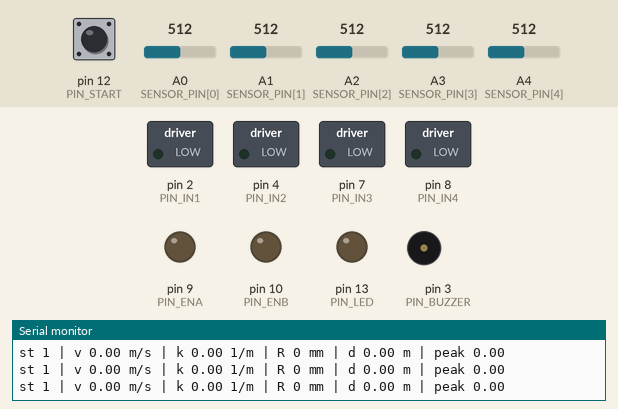
This sketch was run on a simulated Arduino Uno, built with avr-gcc and run on an emulated ATmega328P. Shown: switched loads named in the sketch (green lamp = pin HIGH), output pins drawn as LEDs (lit = HIGH), buzzer (waves = sounding), the last lines printed to the serial monitor. Dashed ring = blinking. Inputs (shaded band) come from the test bench; at power-on: pin 12 (PIN_START) HIGH, A0 (SENSOR_PIN[0]) = 512, A1 (SENSOR_PIN[1]) = 512, A2 (SENSOR_PIN[2]) = 512, A3 (SENSOR_PIN[3]) = 512, A4 (SENSOR_PIN[4]) = 512.

Above: at 1.2 s.
1.3 s: pin 12 (PIN_START) pulled LOW for 0.15 s
At 1.44 s:
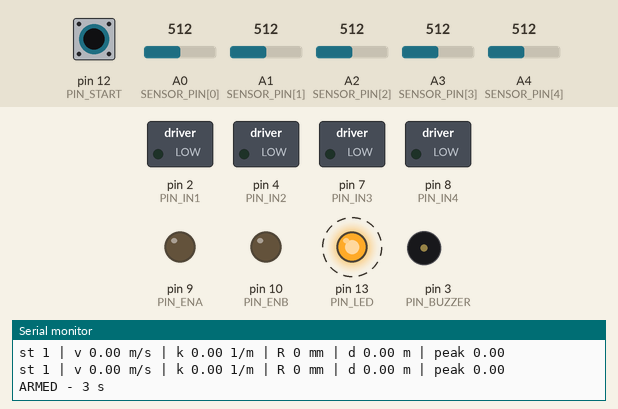
4.4 s: A0 (SENSOR_PIN[0]) set to 671
At 6.6 s:
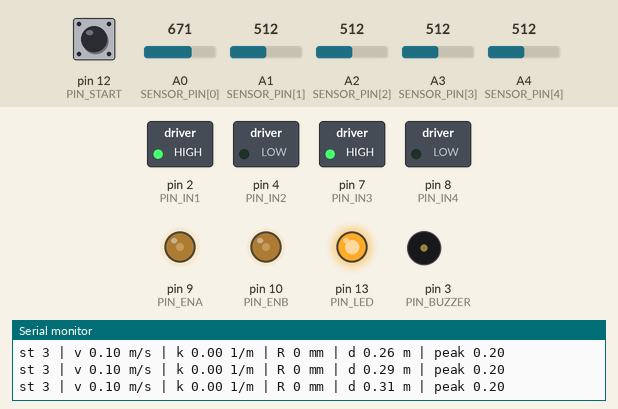
7.4 s: A0 (SENSOR_PIN[0]) set to 689
10.4 s: pin 12 (PIN_START) pulled LOW for 1 s
At 13.93 s:
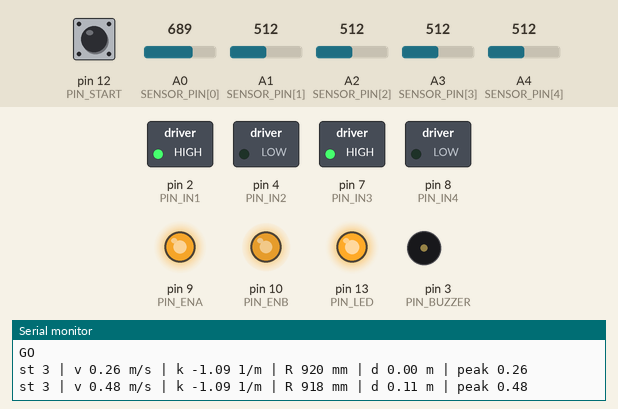
14.4 s: A0 (SENSOR_PIN[0]) set to 992
At 15.2 s:
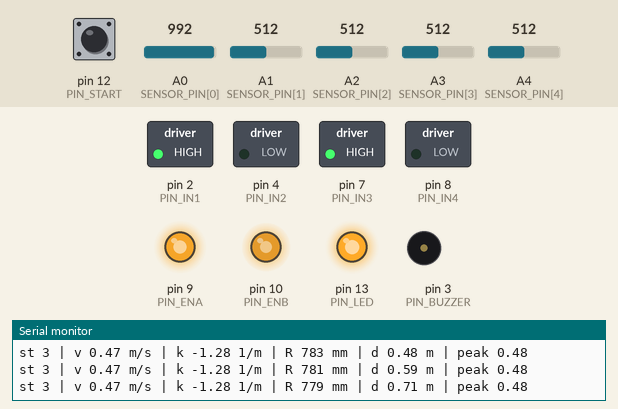
17.4 s: A1 (SENSOR_PIN[1]) set to 716
Timing chart, 0 to 21.4 s (numbered marks = the images above; inputs shaded):
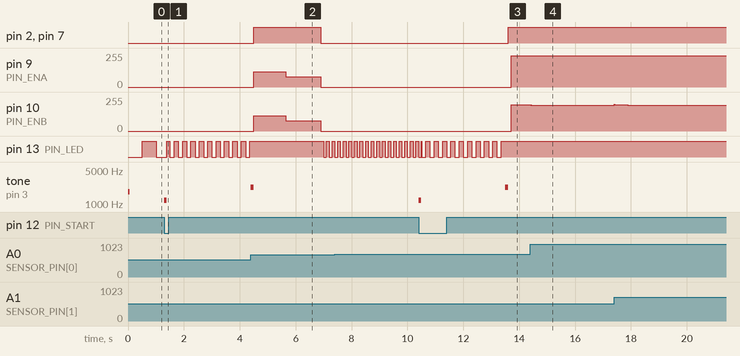

Measured:
- after the input at 1.3 s, pin 13 (PIN_LED): alternates HIGH for 0.15 s and LOW for 0.15 s, starting after 0.08 s; tone on pin 3 (PIN_BUZZER): silent → 1200 Hz at once, → silent 0.08 s later, → 2200 Hz 3.0 s later
- after the input at 10.4 s, pin 2 (PIN_IN1), pin 7 (PIN_IN3): LOW → HIGH after 3.2 s; pin 9 (PIN_ENA): 0/255 → 235/255 after 3.3 s; pin 10 (PIN_ENB): 0/255 → 198/255 after 3.3 s, → 197/255 0.44 s later; tone on pin 3 (PIN_BUZZER): silent → 1200 Hz at once, → silent 0.08 s later, → 2200 Hz 3.0 s later, → silent 0.12 s later
- after the input at 14.4 s, pin 10 (PIN_ENB): 197/255 → 193/255 at once, → 192/255 1.4 s later

The sketch:

lightning_mcqueen.ino
```cpp
/* =====================================================================
 * Lightning McQueen  -  autonomous line-following racer
 * Team CO Coders  |  Robo Rumble 2026  |  Robo Grand Prix
 * ---------------------------------------------------------------------
 * Target : Arduino Uno R3 + L298N dual H-bridge + 2 x TT gear motor
 * Sensing: 5-channel TCRT5000 reflective array, 20 mm pitch
 *
 * CATEGORY COMPLIANCE
 *   Robo Grand Prix requires the robot to be fully autonomous. There is
 *   no radio, no Wi-Fi, no Bluetooth and no serial command path in this
 *   firmware. The only human input is a momentary ARM button pressed
 *   before the run starts, and the hardware E-Stop, which cuts battery
 *   positive and is therefore invisible to software by design.
 *
 * CONTROL ARCHITECTURE
 *   A non-blocking fixed-rate (200 Hz) superloop running a four-stage
 *   pipeline, plus a five-state supervisory machine:
 *
 *     SENSE  -> read 5 ADCs, normalise against calibration
 *     FUSE   -> weighted centroid gives a cross-track error in metres
 *     PLAN   -> PID on that error outputs a PATH CURVATURE (1/m), then
 *               a speed schedule picks the fastest speed that curvature
 *               allows before the outer wheel saturates
 *     ACT    -> differential-drive kinematics turns (v, kappa) into two
 *               wheel speeds, slew-limited, deadband-compensated, PWM
 *
 *   Steering in curvature rather than in "PWM difference" is the tweak
 *   that carries over from our Webots work: the same gains behave the
 *   same way at every speed, because curvature is a property of the
 *   path, not of the throttle.
 *
 * See ../../PROGRAMMING.md for the flowcharts and the derivation.
 * ===================================================================== */

#include "config.h"

/* ------------------------------------------------------------------ */
/* Supervisory states                                                  */
/* ------------------------------------------------------------------ */
enum State {
  ST_BOOT,      // power-up self-test
  ST_DISARMED,  // waiting for the ARM button, motors electrically idle
  ST_ARMED,     // armed, 3 s countdown, still not moving
  ST_RACING,    // closed-loop line following
  ST_FAULT      // line lost too long, or self-test failed: motors off
};

static State state = ST_BOOT;

/* Controller memory ------------------------------------------------- */
static float integral      = 0.0f;
static float prevError     = 0.0f;
static float filteredD     = 0.0f;
static float lastKappa     = 0.0f;
static float vCmd          = 0.0f;
static float kappaCmd      = 0.0f;
static bool  firstStep     = true;

/* Timing ------------------------------------------------------------ */
static uint32_t lastControlUs = 0;
static uint32_t lastTelemMs   = 0;
static uint32_t stateEnteredMs = 0;
static uint32_t lostMs        = 0;

/* Telemetry --------------------------------------------------------- */
static float distanceM = 0.0f;
static float vPeak     = 0.0f;
static uint32_t lapMs  = 0;

/* ------------------------------------------------------------------ */
/* Small helpers                                                       */
/* ------------------------------------------------------------------ */
static inline float clampf(float v, float lo, float hi) {
  return v < lo ? lo : (v > hi ? hi : v);
}

/* Move `current` toward `target` no faster than maxRate per second. */
static inline float slew(float target, float current, float maxRate, float dt) {
  const float lim = maxRate * dt;
  return current + clampf(target - current, -lim, lim);
}

static void enterState(State s) {
  state = s;
  stateEnteredMs = millis();
}

/* ------------------------------------------------------------------ */
/* SENSE + FUSE                                                        */
/* ------------------------------------------------------------------ */
/* Returns true when the line is visible. On true, *errorM holds the
 * cross-track error in metres: positive means the line is to the RIGHT
 * of the vehicle centreline, so the car must steer right.
 *
 * A weighted centroid is used rather than the discrete (a - b) / total
 * of the Webots prototype. With five analog channels the centroid is
 * continuous, which removes the quantisation steps that forced the
 * simulator's derivative term to be so heavily filtered.
 */
static bool readLine(float *errorM, float *totalWeight) {
  float sumW = 0.0f;
  float sumWX = 0.0f;

  for (uint8_t i = 0; i < N_SENSORS; i++) {
    const int raw = analogRead(SENSOR_PIN[i]);

    /* Normalise this channel against its own calibration. Per-channel
     * calibration matters: the five TCRT5000s have different LED
     * brightness and different phototransistor gain. */
    float n = (float)(raw - SENSOR_MIN[i]) /
              (float)(SENSOR_MAX[i] - SENSOR_MIN[i]);
    n = clampf(n, 0.0f, 1.0f);

    /* Anything below the on-line fraction is floor, not line. Squaring
     * what remains sharpens the centroid against reflections. */
    if (n < ON_LINE_FRACTION) continue;
    const float w = (n - ON_LINE_FRACTION) / (1.0f - ON_LINE_FRACTION);
    const float w2 = w * w;

    sumW  += w2;
    sumWX += w2 * SENSOR_OFFSET_MM[i];
  }

  *totalWeight = sumW;
  if (sumW < MIN_TOTAL_WEIGHT) return false;

  *errorM = (sumWX / sumW) / 1000.0f;   // mm -> m
  return true;
}

/* ------------------------------------------------------------------ */
/* ACT  -  differential drive, deadband compensation, PWM              */
/* ------------------------------------------------------------------ */
static void driveWheel(uint8_t inA, uint8_t inB, uint8_t en, float omega) {
  const bool forward = (omega >= 0.0f);
  float mag = fabsf(omega) / MAX_WHEEL_OMEGA;      // 0..1
  mag = clampf(mag, 0.0f, 1.0f);

  int pwm = 0;
  if (mag > 0.002f) {
    /* Map 0..1 onto DEADBAND..255 so a small command still turns the
     * wheel instead of only heating the H-bridge. */
    pwm = PWM_DEADBAND + (int)(mag * (255.0f - PWM_DEADBAND));
    pwm = constrain(pwm, 0, 255);
  }

  digitalWrite(inA, forward ? HIGH : LOW);
  digitalWrite(inB, forward ? LOW  : HIGH);
  analogWrite(en, pwm);
}

static void coast() {
  analogWrite(PIN_ENA, 0);
  analogWrite(PIN_ENB, 0);
  digitalWrite(PIN_IN1, LOW); digitalWrite(PIN_IN2, LOW);
  digitalWrite(PIN_IN3, LOW); digitalWrite(PIN_IN4, LOW);
  vCmd = 0.0f;
  kappaCmd = 0.0f;
}

/* Convert a body command (v m/s, kappa 1/m) into two wheel speeds.
 *   v_left  = v (1 - kappa * b / 2)
 *   v_right = v (1 + kappa * b / 2)
 * If either wheel saturates, BOTH are scaled by the same factor. That
 * preserves the path curvature and sacrifices only speed - the car
 * still takes the corner, just slower. Clamping one wheel alone would
 * change the radius and run us wide. */
static void applyBodyCommand(float v, float kappa) {
  const float half = kappa * AXLE_LENGTH_M / 2.0f;
  float vl = v * (1.0f - half);
  float vr = v * (1.0f + half);

  float wl = vl / WHEEL_RADIUS_M;
  float wr = vr / WHEEL_RADIUS_M;

  const float peak = fmaxf(fabsf(wl), fabsf(wr));
  if (peak > MAX_WHEEL_OMEGA) {
    const float s = MAX_WHEEL_OMEGA / peak;
    wl *= s;
    wr *= s;
  }

  driveWheel(PIN_IN1, PIN_IN2, PIN_ENA, wl * TRIM_LEFT);
  driveWheel(PIN_IN3, PIN_IN4, PIN_ENB, wr * TRIM_RIGHT);

  const float vActual = (wl + wr) * 0.5f * WHEEL_RADIUS_M;
  distanceM += vActual * (CONTROL_PERIOD_MS / 1000.0f);
  if (vActual > vPeak) vPeak = vActual;
}

/* ------------------------------------------------------------------ */
/* PLAN  -  one control step                                           */
/* ------------------------------------------------------------------ */
static void controlStep(float dt) {
  float errorM = 0.0f, weight = 0.0f;
  const bool seen = readLine(&errorM, &weight);

  float vTarget, kappaTarget;

  if (seen) {
    lostMs = 0;

    if (firstStep) { prevError = errorM; firstStep = false; }

    /* Derivative on a low-pass filter: the ADC noise floor is a couple
     * of LSB and raw differentiation would amplify it straight into
     * the motors. */
    const float rawD = (errorM - prevError) / dt;
    filteredD = D_ALPHA * rawD + (1.0f - D_ALPHA) * filteredD;

    /* Integral only accumulates while we are actually tracking, and is
     * clamped, so a long corner cannot wind it up into an overshoot on
     * the following straight. */
    integral = clampf(integral + errorM * dt, -I_CLAMP, I_CLAMP);
    prevError = errorM;

    kappaTarget = K_P * errorM + K_I * integral + K_D * filteredD;
    kappaTarget = clampf(kappaTarget, -KAPPA_MAX, KAPPA_MAX);
    lastKappa = kappaTarget;

    /* Speed schedule. Two independent ceilings, take the lower:
     *   vWheelLimit - the speed at which the OUTER wheel would hit its
     *                 own maximum at this curvature
     *   vCurve      - a comfort limit that trades speed for grip and
     *                 tracking margin as the corner tightens          */
    const float vWheelLimit =
        V_MAX / (1.0f + fabsf(kappaTarget) * AXLE_LENGTH_M / 2.0f);
    const float vCurve =
        V_STRAIGHT / (1.0f + CORNER_SLOW * fabsf(kappaTarget));

    vTarget = fminf(V_STRAIGHT, fminf(vWheelLimit, vCurve));
    if (vTarget < V_FLOOR) vTarget = V_FLOOR;

  } else {
    /* Line lost. Keep going forward on the last curvature - the car is
     * almost always mid-corner when this happens, so continuing the arc
     * sweeps the sensor bar back over the line. Never reverse: reversing
     * on a track with other traffic is how you cause a collision. */
    lostMs += (uint32_t)(dt * 1000.0f);

    if (lostMs > STOP_TIMEOUT_MS) {
      enterState(ST_FAULT);
      return;
    }

    kappaTarget = clampf(lastKappa, -RECOVER_KAPPA, RECOVER_KAPPA);
    vTarget = (lostMs > LOST_TIMEOUT_MS) ? RECOVER_SPEED * 0.5f
                                         : RECOVER_SPEED;
    integral = 0.0f;   // do not integrate blind
  }

  kappaCmd = slew(kappaTarget, kappaCmd, MAX_KAPPA_RATE, dt);
  vCmd     = slew(vTarget,     vCmd,     MAX_LIN_ACCEL,  dt);

  applyBodyCommand(vCmd, kappaCmd);
}

/* ------------------------------------------------------------------ */
/* Self-test                                                           */
/* ------------------------------------------------------------------ */
/* Confirms every ADC channel is alive and inside a sane band. A channel
 * reading rail-to-rail or dead flat means a disconnected sensor, and we
 * would rather find that in the pit than on the grid. */
static bool selfTest() {
  bool ok = true;
  for (uint8_t i = 0; i < N_SENSORS; i++) {
    const int raw = analogRead(SENSOR_PIN[i]);
    if (raw < 8 || raw > 1015) {
      Serial.print(F("SELFTEST FAIL: channel "));
      Serial.print(i);
      Serial.print(F(" reads "));
      Serial.println(raw);
      ok = false;
    }
  }
  return ok;
}

static void beep(uint16_t f, uint16_t ms) {
  tone(PIN_BUZZER, f, ms);
  delay(ms);
  noTone(PIN_BUZZER);
}

/* ------------------------------------------------------------------ */
/* setup / loop                                                        */
/* ------------------------------------------------------------------ */
void setup() {
  Serial.begin(115200);

  pinMode(PIN_IN1, OUTPUT); pinMode(PIN_IN2, OUTPUT); pinMode(PIN_ENA, OUTPUT);
  pinMode(PIN_IN3, OUTPUT); pinMode(PIN_IN4, OUTPUT); pinMode(PIN_ENB, OUTPUT);
  pinMode(PIN_LED, OUTPUT);
  pinMode(PIN_BUZZER, OUTPUT);
  pinMode(PIN_START, INPUT_PULLUP);

  coast();   /* motors are commanded off BEFORE anything else runs */

  Serial.println(F("Lightning McQueen | CO Coders | Robo Grand Prix 2026"));
  Serial.print(F("v_max ")); Serial.print(V_MAX, 2);
  Serial.print(F(" m/s | kappa_max ")); Serial.print(KAPPA_MAX, 1);
  Serial.print(F(" 1/m | min radius "));
  Serial.print(1000.0f / KAPPA_MAX, 0); Serial.println(F(" mm"));

  enterState(ST_BOOT);
}

void loop() {
  const uint32_t nowUs = micros();
  const uint32_t nowMs = millis();

  /* Fixed-rate scheduler. Everything below runs exactly once per
   * CONTROL_PERIOD_MS; nothing in the pipeline blocks. */
  if ((uint32_t)(nowUs - lastControlUs) < (uint32_t)CONTROL_PERIOD_MS * 1000UL)
    return;
  const float dt = (nowUs - lastControlUs) / 1000000.0f;
  lastControlUs = nowUs;

  const bool startPressed = (digitalRead(PIN_START) == LOW);

  switch (state) {

    case ST_BOOT:
      if (selfTest()) {
        beep(1800, 60);
        Serial.println(F("self-test OK - press ARM"));
        enterState(ST_DISARMED);
      } else {
        enterState(ST_FAULT);
      }
      break;

    case ST_DISARMED:
      coast();
      digitalWrite(PIN_LED, (nowMs / 500) % 2);   // slow blink
      if (startPressed) {
        beep(1200, 80);
        Serial.println(F("ARMED - 3 s"));
        enterState(ST_ARMED);
      }
      break;

    case ST_ARMED: {
      coast();
      const uint32_t held = nowMs - stateEnteredMs;
      digitalWrite(PIN_LED, (nowMs / 150) % 2);   // fast blink
      if (held >= 3000) {
        /* Reset the controller so the run starts from a clean state. */
        integral = 0; prevError = 0; filteredD = 0; lastKappa = 0;
        vCmd = 0; kappaCmd = 0; firstStep = true;
        lostMs = 0; distanceM = 0; vPeak = 0;
        lapMs = nowMs;
        beep(2200, 120);
        Serial.println(F("GO"));
        enterState(ST_RACING);
      }
      break;
    }

    case ST_RACING:
      digitalWrite(PIN_LED, HIGH);
      controlStep(dt);
      /* A press of the ARM button during a run is a soft abort. It is a
       * convenience for testing only - the hardware E-Stop is the
       * mechanism that satisfies the competition rule. */
      if (startPressed) {
        Serial.println(F("soft abort"));
        coast();
        enterState(ST_DISARMED);
      }
      break;

    case ST_FAULT:
      coast();
      digitalWrite(PIN_LED, (nowMs / 100) % 2);   // urgent blink
      if (startPressed) {
        lostMs = 0;
        enterState(ST_DISARMED);
      }
      break;
  }

  /* Telemetry. Serial is output-only - nothing is ever read from it, so
   * it cannot become a control channel. */
  if (nowMs - lastTelemMs >= TELEMETRY_PERIOD_MS) {
    lastTelemMs = nowMs;
    const float radius = (fabsf(kappaCmd) > 1e-4f) ? 1.0f / fabsf(kappaCmd)
                                                   : 0.0f;
    Serial.print(F("st ")); Serial.print((int)state);
    Serial.print(F(" | v ")); Serial.print(vCmd, 2);
    Serial.print(F(" m/s | k ")); Serial.print(kappaCmd, 2);
    Serial.print(F(" 1/m | R ")); Serial.print(radius * 1000.0f, 0);
    Serial.print(F(" mm | d ")); Serial.print(distanceM, 2);
    Serial.print(F(" m | peak ")); Serial.println(vPeak, 2);
  }
}
```

Source omitted: config.h (6691 bytes)
